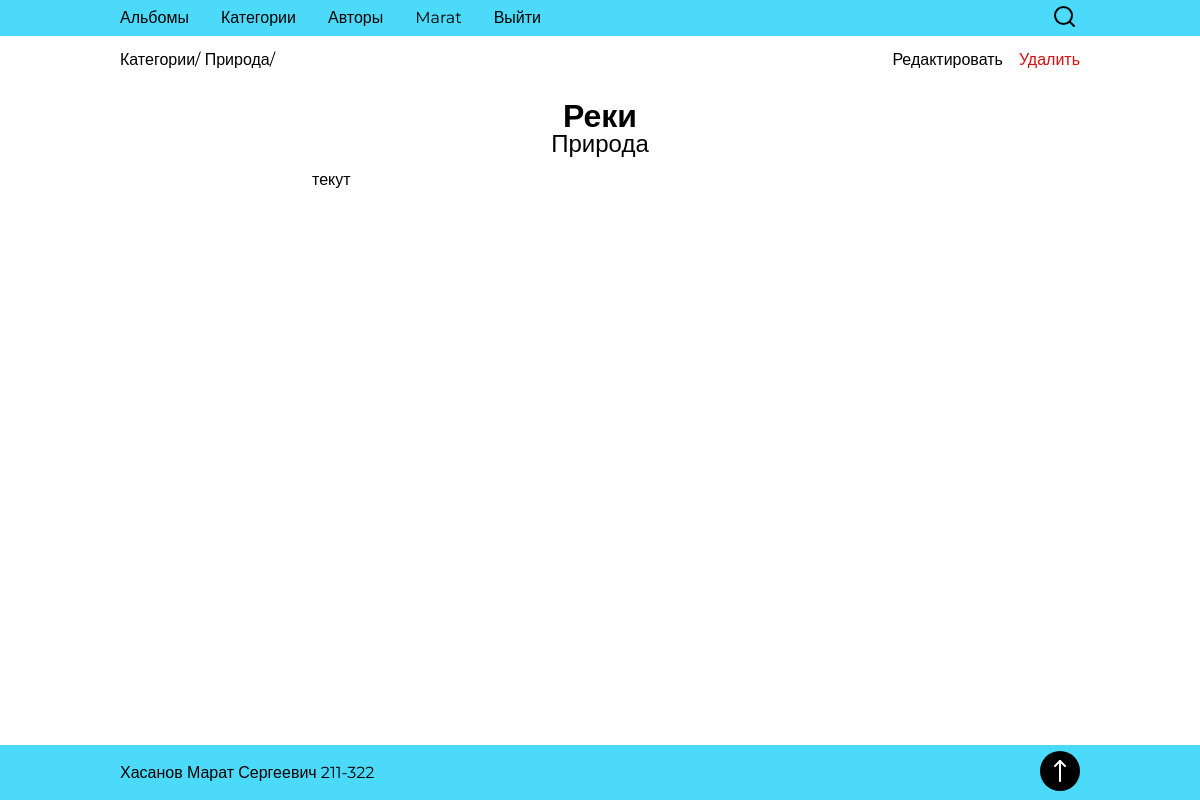
Before: /category/1/subcategory/9/ (signed in) with the older database file.
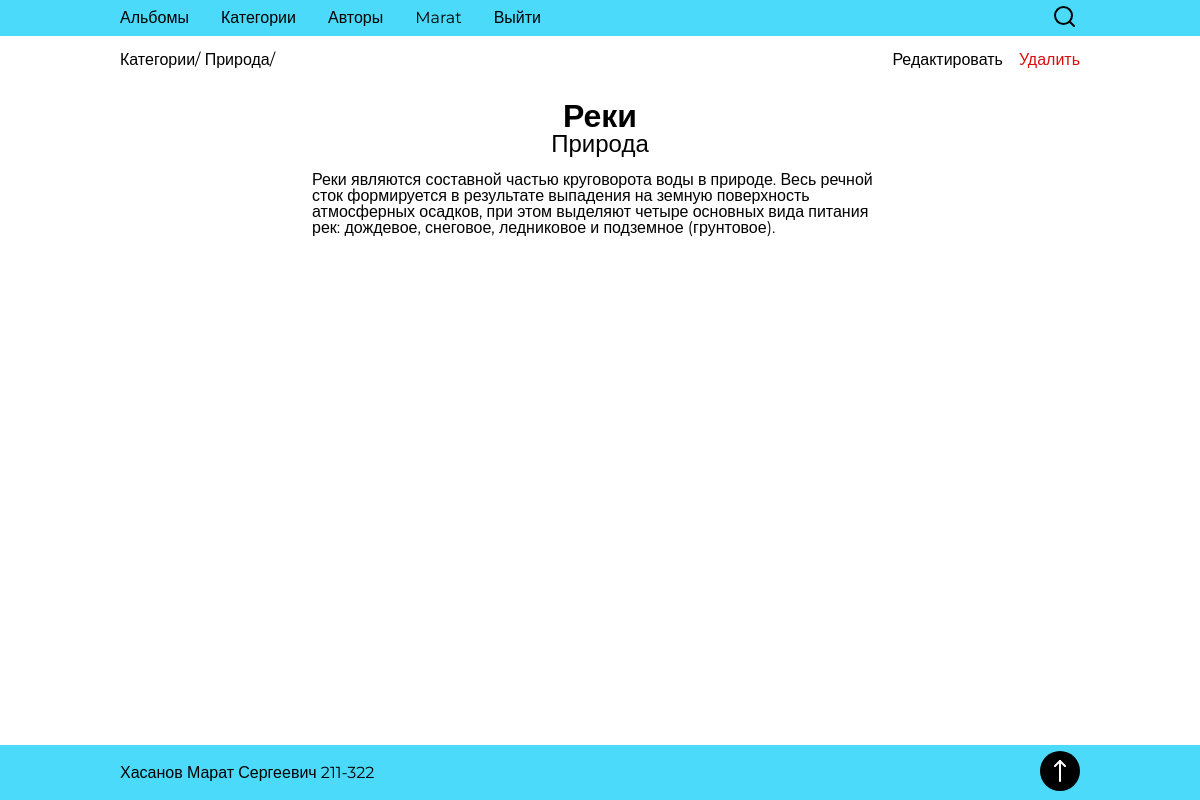
After: the same page with the newer database file.
### subcategory/models.py (models this page shows, shortened)
class Subcategory(models.Model):
    title = models.CharField(verbose_name="Название", max_length=255, unique=True)
    description = models.TextField(verbose_name="Описание")
    category = models.ForeignKey(verbose_name="Категория", to=Category, on_delete=models.CASCADE, null=True)
    owner = models.ForeignKey(verbose_name="Владелец", to=User, on_delete=models.CASCADE)
    class Meta:
        verbose_name = "Подкатегория"
        verbose_name_plural = "Подкатегории"

### category/models.py (models this page shows)
class Category(models.Model):
    title = models.CharField(verbose_name="Название", max_length=255)
    description = models.TextField(verbose_name="Описание")
    owner = models.ForeignKey(to=User, verbose_name="Владелец", on_delete=models.CASCADE)
    def __str__(self):
        return self.title
    class Meta:
        verbose_name = "Категория"
        verbose_name_plural = "Категории"

### subcategory/views.py (the view)
# urls.py: path('<int:category_id>/subcategory/', include('subcategory.urls')),
@login_required
def subcategory(request, subcategory_id, category_id):
    user = User.objects.get(id=request.user.id)
    subcategory = get_object_or_404(Subcategory, id=subcategory_id, owner=user)
    context = {
        'subcategory': subcategory,
    }
    return render(request, 'subcategory/subcategory.html', context)

### subcategory/templates/subcategory/subcategory.html
{% extends 'base.html' %}
{% block content %}
  <div class="main__header">
    <div class="main__bread bread">
      <a href="{% url 'categories' %}" class="bread__link">Категории/</a>
      <a href="{% url 'category' subcategory.category.id %}" class="bread__link">{{ subcategory.category }}/</a>
    </div>
    <a href="{% url 'subcategory_edit' subcategory.category.id subcategory.id %}" class="main__edit">Редактировать</a>
    <a href="{% url 'subcategory_delete' subcategory.category.id subcategory.id %}" class="main__delete">Удалить</a>
  </div>
  <h1 class="main__title">{{ subcategory.title }}</h1>
  <p class="main__category">{{ subcategory.category }}</p>
  <p class="main__description">{{ subcategory.description }}</p>
{% endblock %}

Changed rows visible on the page:
changed Subcategory "Реки": description "текут" → "Реки являются составной частью круговорота воды в природе. Весь речной сток формируется в результате выпадения на земную поверхность атмосферных осадков, при этом выделяют четыре основных вида питания рек: дождевое, снеговое, ледниковое и подземное (грунтовое)."
